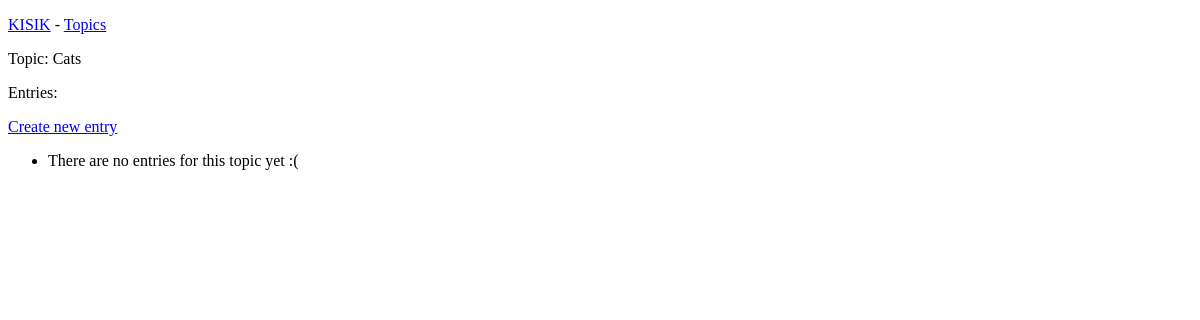
The app's page /topics/1/, older data.
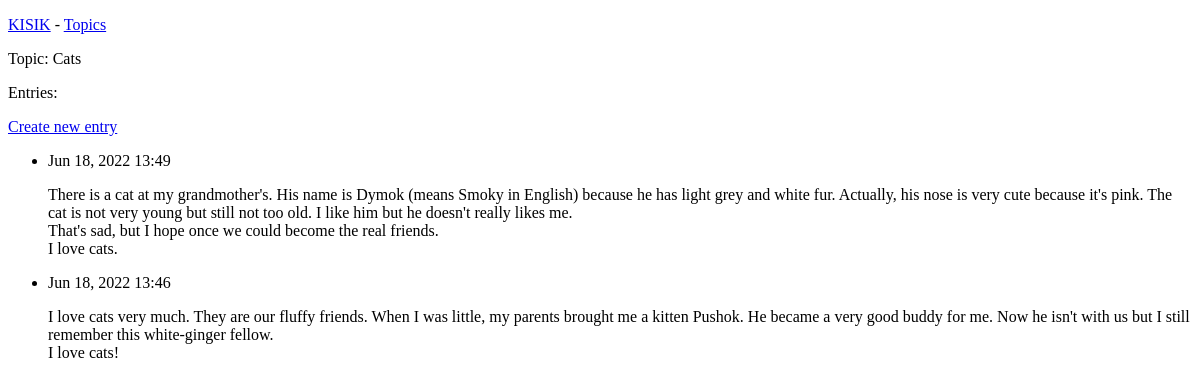
The same page, newer data.
### cat/models.py (models this page shows, shortened)
class Topic(models.Model):
    text = models.CharField(max_length=200)
    date_added = models.DateTimeField(auto_now_add=True)
    def __str__(self):
        return self.text

class Entry(models.Model):
    topic = models.ForeignKey(Topic, on_delete=models.CASCADE)
    text = models.TextField()
    date_added = models.DateTimeField(auto_now_add=True)
    class Meta:
        verbose_name_plural = 'entries'

### cat/views.py (the view)
# urls.py: path('topics/<int:topic_id>/', views.topic, name='topic'),
def topic(request, topic_id):
    topic = Topic.objects.get(id=topic_id)
    entries = topic.entry_set.order_by('-date_added')
    context = {'topic': topic, 'entries': entries}
    return render(request, 'cat/topic.html', context)

### cat/templates/cat/topic.html (shortened to what this page needs)
<!DOCTYPE html>
<html lang="en">
<head>
    {% extends 'cat/base.html' %}
{% block content %}
  <p>Topic: {{ topic }}</p>
  <p>Entries:</p>
  <p>
    <a href="{% url 'cat:new_entry' topic.id %}">Create new entry</a>
  </p>
  <ul>
    {% for entry in entries %}
      <li>
        <p>{{ entry.date_added|date:'M d, Y H:i' }}</p>
        <p>{{ entry.text|linebreaks }}</p>
      </li>
    {% empty %}
      <li>There are no entries for this topic yet :(</li>
    {% endfor %}
  </ul>
{% endblock content %}

### cat/templates/cat/base.html (shortened to what this page needs)
<!DOCTYPE html>
<html lang="en">
<head>
</head>
<body>
<p>
    <a href="{% url 'cat:index' %}">KISIK</a> -
    <a href="{% url 'cat:topics' %}">Topics</a>
</p>
{% block content %}{% endblock content %}
</body>
</html>

Row changes from the older to the newer data that the page shows:
added Entry: date_added "Jun 18, 2022 13:49", text "There is a cat at my grandmother's. His name is Dymok (means Smoky in English) because he has light grey and white fur. Actually, his nose is very cute because it's pink. The cat is not very young but still not too old. I like him but he doesn't really likes me. That's sad, but I hope once we could become the real friends. I love cats."
added Entry: date_added "Jun 18, 2022 13:46", text "I love cats very much. They are our fluffy friends. When I was little, my parents brought me a kitten Pushok. He became a very good buddy for me. Now he isn't with us but I still remember this white-ginger fellow. I love cats!"
Text that changed along with them:
text no longer shown: "There are no entries for this topic yet :("
